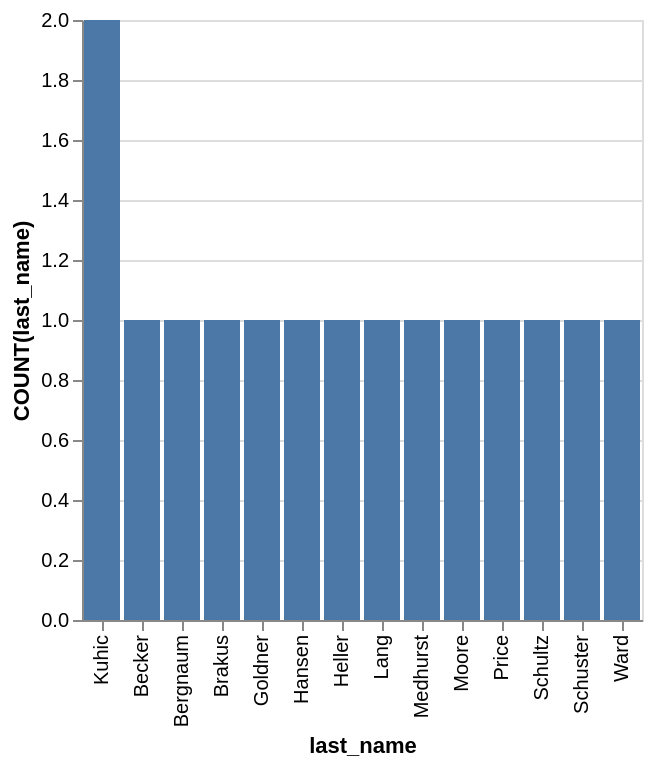

This figure's Vega-Lite source:
### Vega-Lite specification from a JSON file in a GitHub repository (floating-point values rounded to 4 significant figures)
{"data": {"values": [{"x_data": "Becker", "y_data": 1}, {"x_data": "Bergnaum", "y_data": 1}, {"x_data": "Brakus", "y_data": 1}, {"x_data": "Goldner", "y_data": 1}, {"x_data": "Hansen", "y_data": 1}, {"x_data": "Heller", "y_data": 1}, {"x_data": "Kuhic", "y_data": 2}, {"x_data": "Lang", "y_data": 1}, {"x_data": "Medhurst", "y_data": 1}, {"x_data": "Moore", "y_data": 1}, {"x_data": "Price", "y_data": 1}, {"x_data": "Schultz", "y_data": 1}, {"x_data": "Schuster", "y_data": 1}, {"x_data": "Ward", "y_data": 1}]}, "mark": "bar", "encoding": {"x": {"field": "x_data", "type": "nominal", "title": "last_name", "sort": {"op": "sum", "field": "y_data", "order": "descending"}}, "y": {"field": "y_data", "type": "quantitative", "title": "COUNT(last_name)"}}}
